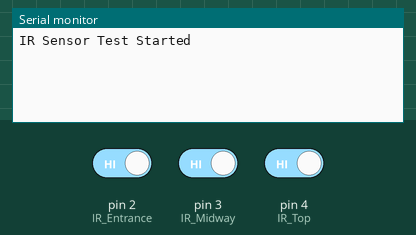
The sketch below on a simulated Arduino Uno, built with avr-gcc and run on an emulated ATmega328P. Shown: the last lines printed to the serial monitor. The test bench sets the inputs (shaded band); at power-on: pin 2 (IR_Entrance) HIGH, pin 3 (IR_Midway) HIGH, pin 4 (IR_Top) HIGH.

Above: at 1.2 s.
1.3 s: pin 2 (IR_Entrance) driven LOW
At 1.7 s:
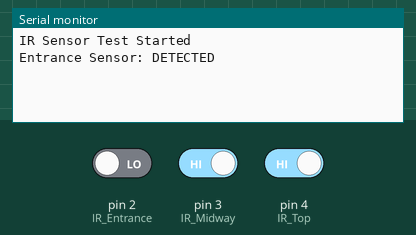
3.3 s: pin 3 (IR_Midway) driven LOW
At 3.7 s:
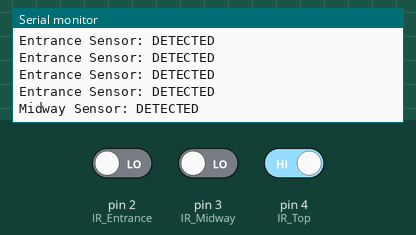
5.8 s: pin 4 (IR_Top) driven LOW
At 6.2 s:
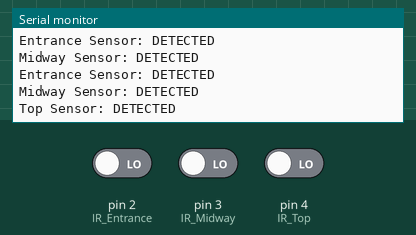

Measured:
- after the input at 1.3 s, the serial monitor: prints a new line at once (image 1)
- after the input at 3.3 s, the serial monitor: prints a new line at once (image 2)
- after the input at 5.8 s, the serial monitor: prints a new line at once (image 3)

The sketch:

Testing_IR_Sensors.ino
```cpp
// Simple IR sensor test

const int IR_Entrance = 2;
const int IR_Midway = 3;
const int IR_Top = 4;

void setup() {
  Serial.begin(9600);

  pinMode(IR_Entrance, INPUT);
  pinMode(IR_Midway, INPUT);
  pinMode(IR_Top, INPUT);

  Serial.println("IR Sensor Test Started");
}

void loop() {
  if (digitalRead(IR_Entrance) == LOW) {
    Serial.println("Entrance Sensor: DETECTED");
    delay(500);  // small debounce delay
  }

  if (digitalRead(IR_Midway) == LOW) {
    Serial.println("Midway Sensor: DETECTED");
    delay(500);
  }

  if (digitalRead(IR_Top) == LOW) {
    Serial.println("Top Sensor: DETECTED");
    delay(500);
  }
}
```
